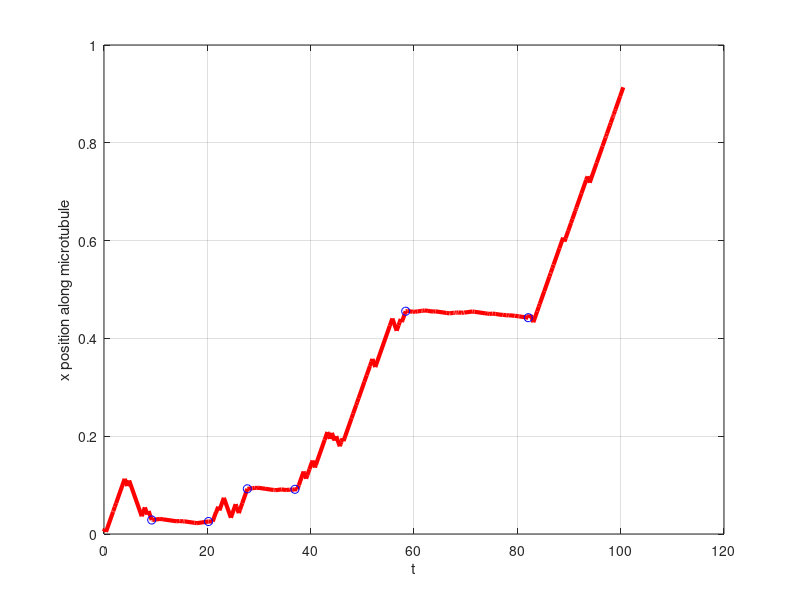

Source code (MATLAB):
function velocityjump1Dv2
%Created 20 April 2015
%Last edit 20 April 2015
%Simple 1D model for transport of an RNP along a MT by molecular motors
%Assumes: 2 modes of motion, motor can reverse

%isn't this more of a position jump process?

close all
clear all
rng(5); % set random seed

dx=0.01; %compartment width
v = 0.03; %speed of RNP complex under active transport
sigmaV = 20; %ratio between speed for active transport vs diffusion

TR=2; %transition rate right
sigmaR=2; %ratio between transition rates for diffusion/active transport rates
TL=0.5; %transition rate left
sigmaL=.5; %ratio between transition rates for diffusion/active transport rates
switching_rate=0.1; %rate of falling off the microtubule

x_0=dx/2;  %Initially in first compartment, ie. at NPC
is_anchored=0; %has RNP reach destination and anchored yet?
is_attached=1; %is molecular motor attached to the microtubule?

time=0; %unit seconds
xpos = x_0; %initialise x position
path = x_0; %add first point to path
transitions = []; %falling off/reattaching events
jump_times = 0; %jumps 
endtime=100;
%loop through time
while time<endtime && ~is_anchored
    alpha = TR+TL+switching_rate;
    %find next jump
    rr=rand(2,1);
    tau = 1/alpha*log(1/rr(1));
    delx = tau*v;
    
    if rr(2)<TR/alpha
        %jumps right
        xpos = xpos + delx;
        if xpos >=1
            is_anchored = 1; %absorb at right hand boundary
        end 
    elseif rr(2)<(TR+TL)/alpha
        %jumps left
        xpos = xpos - delx;
        if xpos < 0
            xpos = -xpos; %reflect at left hand boundary
        end
    elseif rr(2)<(TR+TL+switching_rate)/alpha
        %rates switch as RNP falls off/reattaches onto microtubule
        if is_attached
            % falls off
            TR = TR/sigmaR;
            TL = TL/sigmaL;
            v = v/sigmaV;
            is_attached = 0;
            transitions = [transitions; xpos, time];
        else
            %reattaches
            TR = TR*sigmaR;
            TL = TL*sigmaL;
            v = v*sigmaV;
            is_attached = 1;
            transitions = [transitions; xpos, time];
        end
    else
        %oops
        error('something is wrong')
    end
    time = time+tau;
    
    path = [path, xpos];
    jump_times = [jump_times, time];
end

figure;
plot(jump_times, path, 'r', 'linewidth',3)
xlabel('t')
ylabel('x position along microtubule')
grid on
hold on
plot(transitions(:,2),transitions(:,1),'bo') 
%axis([0 50 0 1])
end



